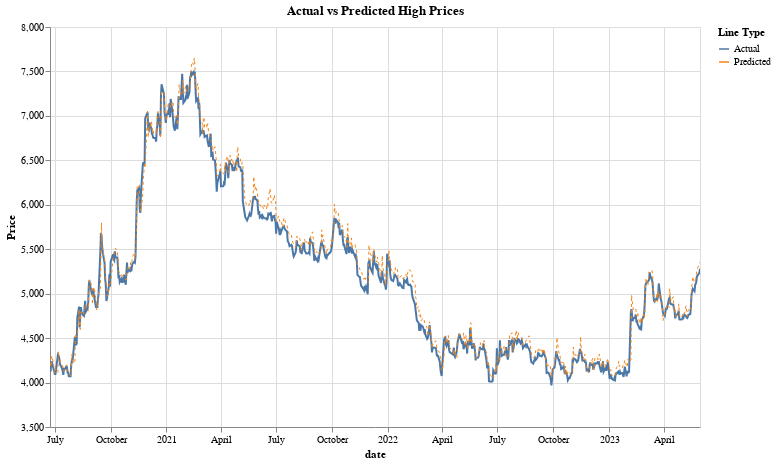

Notebook source saved alongside this figure:
### Code cell
import altair as alt

alt.themes.enable('fivethirtyeight')

predictions_df['date'] = pd.to_datetime(predictions_df['date'])

predictions_df['label'] = 'Actual'
predictions_df['predicted_label'] = 'Predicted'

# Actual high price line
line1 = alt.Chart(predictions_df).mark_line(strokeWidth=2).encode(
    x='date:T',
    y=alt.Y('y_test:Q', title='Price', scale=alt.Scale(zero=False)),
    color=alt.Color('label:N', legend=alt.Legend(title="Line Type")),
    tooltip=['date', 'y_test', 'y_pred']
)

# Predicted high price line
line2 = alt.Chart(predictions_df).mark_line(strokeWidth=1, strokeDash=[3, 3]).encode(
    x='date:T',
    y=alt.Y('y_pred:Q', title='', scale=alt.Scale(zero=False)),
    color=alt.Color('predicted_label:N', legend=alt.Legend(title="Line Type")),
    tooltip=['date', 'y_test', 'y_pred']
)

# Combine the two lines
chart = alt.layer(line1, line2).properties(
    title='Actual vs Predicted High Prices',
    width=650,
    height=400
).interactive()

chart

### Figure 1 — Vega-Lite specification as saved in the notebook (floating-point values rounded to 4 significant figures; data arrays with more than 128 entries replaced by an {"elided": "..."} marker saying what was removed)
{"usermeta": {"embedOptions": {"theme": "fivethirtyeight"}}, "config": {"view": {"continuousWidth": 300, "continuousHeight": 300}}, "layer": [{"mark": {"type": "line", "strokeWidth": 2}, "encoding": {"color": {"field": "label", "legend": {"title": "Line Type"}, "type": "nominal"}, "tooltip": [{"field": "date", "type": "temporal"}, {"field": "y_test", "type": "quantitative"}, {"field": "y_pred", "type": "quantitative"}], "x": {"field": "date", "type": "temporal"}, "y": {"field": "y_test", "scale": {"zero": false}, "title": "Price", "type": "quantitative"}}, "name": "view_6"}, {"mark": {"type": "line", "strokeDash": [3, 3], "strokeWidth": 1}, "encoding": {"color": {"field": "predicted_label", "legend": {"title": "Line Type"}, "type": "nominal"}, "tooltip": [{"field": "date", "type": "temporal"}, {"field": "y_test", "type": "quantitative"}, {"field": "y_pred", "type": "quantitative"}], "x": {"field": "date", "type": "temporal"}, "y": {"field": "y_pred", "scale": {"zero": false}, "title": "", "type": "quantitative"}}}], "data": {"name": "data-92950a20de21737f163ee9a0f23f9bf0"}, "height": 400, "params": [{"name": "param_6", "select": {"type": "interval", "encodings": ["x", "y"]}, "bind": "scales", "views": ["view_6"]}], "title": "Actual vs Predicted High Prices", "width": 650, "$schema": "https://vega.github.io/schema/vega-lite/v5.8.0.json", "datasets": {"data-92950a20de21737f163ee9a0f23f9bf0": {"elided": "727 records"}}}
